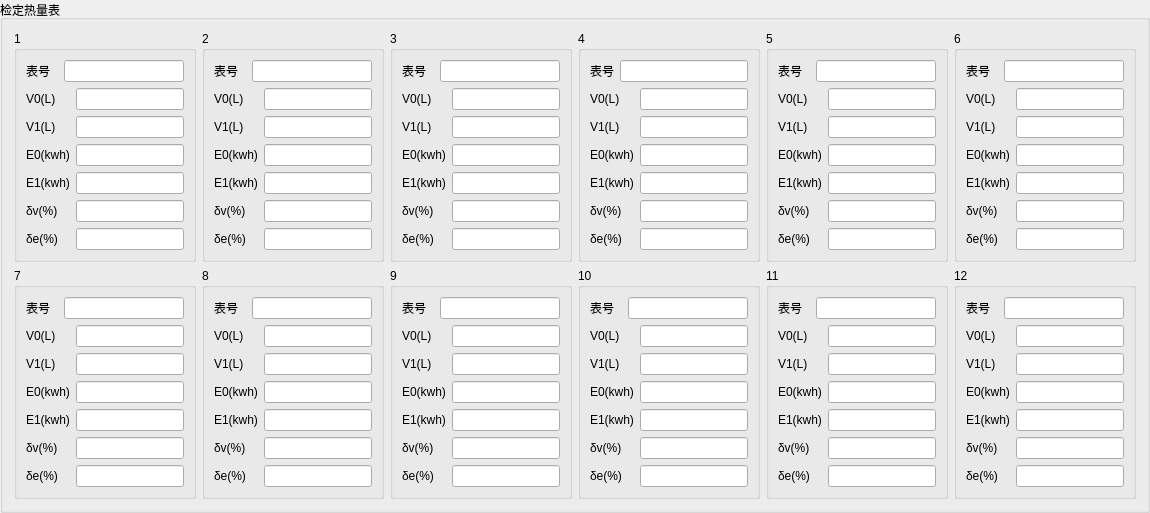
    <widget class="QGroupBox" name="groupBox_heatmeter">
     <property name="sizePolicy">
      <sizepolicy hsizetype="Expanding" vsizetype="Preferred">
       <horstretch>0</horstretch>
       <verstretch>0</verstretch>
      </sizepolicy>
     </property>
     <property name="title">
      <string>检定热量表</string>
     </property>
     <property name="flat">
      <bool>false</bool>
     </property>
     <layout class="QGridLayout" name="gridLayout_23">
      <item row="0" column="0">
       <widget class="QGroupBox" name="groupBox_9">
        <property name="title">
         <string>1</string>
        </property>
        <layout class="QGridLayout" name="gridLayout_7">
         <item row="0" column="0">
          <widget class="QLabel" name="label_25">
           <property name="sizePolicy">
            <sizepolicy hsizetype="Fixed" vsizetype="Preferred">
             <horstretch>0</horstretch>
             <verstretch>0</verstretch>
            </sizepolicy>
           </property>
           <property name="text">
            <string>表号</string>
           </property>
          </widget>
         </item>
         <item row="0" column="1" colspan="2">
          <widget class="QLineEdit" name="lineEdit_11"/>
         </item>
         <item row="1" column="0">
          <widget class="QLabel" name="label_26">
           <property name="text">
            <string>V0(L)</string>
           </property>
          </widget>
         </item>
         <item row="1" column="2">
          <widget class="QLineEdit" name="lineEdit_12"/>
         </item>
         <item row="2" column="0">
          <widget class="QLabel" name="label_27">
           <property name="text">
            <string>V1(L)</string>
           </property>
          </widget>
         </item>
         <item row="2" column="2">
          <widget class="QLineEdit" name="lineEdit_13"/>
         </item>
         <item row="3" column="0" colspan="2">
          <widget class="QLabel" name="label_28">
           <property name="text">
            <string>E0(kwh)</string>
           </property>
          </widget>
         </item>
         <item row="3" column="2">
          <widget class="QLineEdit" name="lineEdit_14"/>
         </item>
         <item row="4" column="0" colspan="2">
          <widget class="QLabel" name="label_29">
           <property name="text">
            <string>E1(kwh)</string>
           </property>
          </widget>
         </item>
         <item row="4" column="2">
          <widget class="QLineEdit" name="lineEdit_15"/>
         </item>
         <item row="5" column="0">
          <widget class="QLabel" name="label_31">
           <property name="text">
            <string>δv(%)</string>
           </property>
          </widget>
         </item>
         <item row="5" column="2">
          <widget class="QLineEdit" name="lineEdit_16"/>
         </item>
         <item row="6" column="0">
          <widget class="QLabel" name="label_32">
           <property name="text">
            <string>δe(%)</string>
           </property>
          </widget>
         </item>
         <item row="6" column="2">
          <widget class="QLineEdit" name="lineEdit_17"/>
         </item>
        </layout>
       </widget>
      </item>
      <item row="0" column="1">
       <widget class="QGroupBox" name="groupBox_10">
        <property name="title">
         <string>2</string>
        </property>
        <layout class="QGridLayout" name="gridLayout_12">
         <item row="0" column="0">
          <widget class="QLabel" name="label_30">
           <property name="sizePolicy">
            <sizepolicy hsizetype="Fixed" vsizetype="Preferred">
             <horstretch>0</horstretch>
             <verstretch>0</verstretch>
            </sizepolicy>
           </property>
           <property name="text">
            <string>表号</string>
           </property>
          </widget>
         </item>
         <item row="0" column="1" colspan="2">
          <widget class="QLineEdit" name="lineEdit_18"/>
         </item>
         <item row="1" column="0">
          <widget class="QLabel" name="label_33">
           <property name="text">
            <string>V0(L)</string>
           </property>
          </widget>
         </item>
         <item row="1" column="2">
          <widget class="QLineEdit" name="lineEdit_19"/>
         </item>
         <item row="2" column="0">
          <widget class="QLabel" name="label_34">
           <property name="text">
            <string>V1(L)</string>
           </property>
          </widget>
         </item>
         <item row="2" column="2">
          <widget class="QLineEdit" name="lineEdit_20"/>
         </item>
         <item row="3" column="0" colspan="2">
          <widget class="QLabel" name="label_35">
           <property name="text">
            <string>E0(kwh)</string>
           </property>
          </widget>
         </item>
         <item row="3" column="2">
          <widget class="QLineEdit" name="lineEdit_21"/>
         </item>
         <item row="4" column="0" colspan="2">
          <widget class="QLabel" name="label_36">
           <property name="text">
            <string>E1(kwh)</string>
           </property>
          </widget>
         </item>
         <item row="4" column="2">
          <widget class="QLineEdit" name="lineEdit_22"/>
         </item>
         <item row="5" column="0">
          <widget class="QLabel" name="label_37">
           <property name="text">
            <string>δv(%)</string>
           </property>
          </widget>
         </item>
         <item row="5" column="2">
          <widget class="QLineEdit" name="lineEdit_23"/>
         </item>
         <item row="6" column="0">
          <widget class="QLabel" name="label_38">
           <property name="text">
            <string>δe(%)</string>
           </property>
          </widget>
         </item>
         <item row="6" column="2">
          <widget class="QLineEdit" name="lineEdit_24"/>
         </item>
        </layout>
       </widget>
      </item>
      <item row="0" column="2">
       <widget class="QGroupBox" name="groupBox_11">
        <property name="title">
         <string>3</string>
        </property>
        <layout class="QGridLayout" name="gridLayout_13">
         <item row="0" column="0">
          <widget class="QLabel" name="label_39">
           <property name="sizePolicy">
            <sizepolicy hsizetype="Fixed" vsizetype="Preferred">
             <horstretch>0</horstretch>
             <verstretch>0</verstretch>
            </sizepolicy>
           </property>
           <property name="text">
            <string>表号</string>
           </property>
          </widget>
         </item>
         <item row="0" column="1" colspan="2">
          <widget class="QLineEdit" name="lineEdit_25"/>
         </item>
         <item row="1" column="0">
          <widget class="QLabel" name="label_40">
           <property name="text">
            <string>V0(L)</string>
           </property>
          </widget>
         </item>
         <item row="1" column="2">
          <widget class="QLineEdit" name="lineEdit_26"/>
         </item>
         <item row="2" column="0">
          <widget class="QLabel" name="label_41">
           <property name="text">
            <string>V1(L)</string>
           </property>
          </widget>
         </item>
         <item row="2" column="2">
          <widget class="QLineEdit" name="lineEdit_27"/>
         </item>
         <item row="3" column="0" colspan="2">
          <widget class="QLabel" name="label_42">
           <property name="text">
            <string>E0(kwh)</string>
           </property>
          </widget>
         </item>
         <item row="3" column="2">
          <widget class="QLineEdit" name="lineEdit_28"/>
         </item>
         <item row="4" column="0" colspan="2">
          <widget class="QLabel" name="label_43">
           <property name="text">
            <string>E1(kwh)</string>
           </property>
          </widget>
         </item>
         <item row="4" column="2">
          <widget class="QLineEdit" name="lineEdit_29"/>
         </item>
         <item row="5" column="0">
          <widget class="QLabel" name="label_44">
           <property name="text">
            <string>δv(%)</string>
           </property>
          </widget>
         </item>
         <item row="5" column="2">
          <widget class="QLineEdit" name="lineEdit_30"/>
         </item>
         <item row="6" column="0">
          <widget class="QLabel" name="label_45">
           <property name="text">
            <string>δe(%)</string>
           </property>
          </widget>
         </item>
         <item row="6" column="2">
          <widget class="QLineEdit" name="lineEdit_31"/>
         </item>
        </layout>
       </widget>
      </item>
      <item row="0" column="3">
       <widget class="QGroupBox" name="groupBox_12">
        <property name="title">
         <string>4</string>
        </property>
        <layout class="QGridLayout" name="gridLayout_14">
         <item row="0" column="0">
          <widget class="QLabel" name="label_46">
           <property name="sizePolicy">
            <sizepolicy hsizetype="Fixed" vsizetype="Preferred">
             <horstretch>0</horstretch>
             <verstretch>0</verstretch>
            </sizepolicy>
           </property>
           <property name="text">
            <string>表号</string>
           </property>
          </widget>
         </item>
         <item row="0" column="1" colspan="2">
          <widget class="QLineEdit" name="lineEdit_32"/>
         </item>
         <item row="1" column="0" colspan="2">
          <widget class="QLabel" name="label_47">
           <property name="text">
            <string>V0(L)</string>
           </property>
          </widget>
         </item>
         <item row="1" column="2">
          <widget class="QLineEdit" name="lineEdit_33"/>
         </item>
         <item row="2" column="0" colspan="2">
          <widget class="QLabel" name="label_48">
           <property name="text">
            <string>V1(L)</string>
           </property>
          </widget>
         </item>
         <item row="2" column="2">
          <widget class="QLineEdit" name="lineEdit_34"/>
         </item>
         <item row="3" column="0" colspan="2">
          <widget class="QLabel" name="label_49">
           <property name="text">
            <string>E0(kwh)</string>
           </property>
          </widget>
         </item>
         <item row="3" column="2">
          <widget class="QLineEdit" name="lineEdit_35"/>
         </item>
         <item row="4" column="0" colspan="2">
          <widget class="QLabel" name="label_50">
           <property name="text">
            <string>E1(kwh)</string>
           </property>
          </widget>
         </item>
         <item row="4" column="2">
          <widget class="QLineEdit" name="lineEdit_36"/>
         </item>
         <item row="5" column="0" colspan="2">
          <widget class="QLabel" name="label_51">
           <property name="text">
            <string>δv(%)</string>
           </property>
          </widget>
         </item>
         <item row="5" column="2">
          <widget class="QLineEdit" name="lineEdit_37"/>
         </item>
         <item row="6" column="0" colspan="2">
          <widget class="QLabel" name="label_52">
           <property name="text">
            <string>δe(%)</string>
           </property>
          </widget>
         </item>
         <item row="6" column="2">
          <widget class="QLineEdit" name="lineEdit_38"/>
         </item>
        </layout>
       </widget>
      </item>
      <item row="0" column="4">
       <widget class="QGroupBox" name="groupBox_13">
        <property name="title">
         <string>5</string>
        </property>
        <layout class="QGridLayout" name="gridLayout_15">
         <item row="0" column="0">
          <widget class="QLabel" name="label_53">
           <property name="sizePolicy">
            <sizepolicy hsizetype="Fixed" vsizetype="Preferred">
             <horstretch>0</horstretch>
             <verstretch>0</verstretch>
            </sizepolicy>
           </property>
           <property name="text">
            <string>表号</string>
           </property>
          </widget>
         </item>
         <item row="0" column="1" colspan="2">
          <widget class="QLineEdit" name="lineEdit_39"/>
         </item>
         <item row="1" column="0">
          <widget class="QLabel" name="label_54">
           <property name="text">
            <string>V0(L)</string>
           </property>
          </widget>
         </item>
         <item row="1" column="2">
          <widget class="QLineEdit" name="lineEdit_40"/>
         </item>
         <item row="2" column="0">
          <widget class="QLabel" name="label_55">
           <property name="text">
            <string>V1(L)</string>
           </property>
          </widget>
         </item>
         <item row="2" column="2">
          <widget class="QLineEdit" name="lineEdit_41"/>
         </item>
         <item row="3" column="0" colspan="2">
          <widget class="QLabel" name="label_56">
           <property name="text">
            <string>E0(kwh)</string>
           </property>
          </widget>
         </item>
         <item row="3" column="2">
          <widget class="QLineEdit" name="lineEdit_42"/>
         </item>
         <item row="4" column="0" colspan="2">
          <widget class="QLabel" name="label_57">
           <property name="text">
            <string>E1(kwh)</string>
           </property>
          </widget>
         </item>
         <item row="4" column="2">
          <widget class="QLineEdit" name="lineEdit_43"/>
         </item>
         <item row="5" column="0">
          <widget class="QLabel" name="label_58">
           <property name="text">
            <string>δv(%)</string>
           </property>
          </widget>
         </item>
         <item row="5" column="2">
          <widget class="QLineEdit" name="lineEdit_44"/>
         </item>
         <item row="6" column="0">
          <widget class="QLabel" name="label_59">
           <property name="text">
            <string>δe(%)</string>
           </property>
          </widget>
         </item>
         <item row="6" column="2">
          <widget class="QLineEdit" name="lineEdit_45"/>
         </item>
        </layout>
       </widget>
      </item>
      <item row="0" column="5">
       <widget class="QGroupBox" name="groupBox_14">
        <property name="sizePolicy">
         <sizepolicy hsizetype="Expanding" vsizetype="Preferred">
          <horstretch>0</horstretch>
          <verstretch>0</verstretch>
         </sizepolicy>
        </property>
        <property name="title">
         <string>6</string>
        </property>
        <layout class="QGridLayout" name="gridLayout_16">
         <item row="0" column="0">
          <widget class="QLabel" name="label_60">
           <property name="sizePolicy">
            <sizepolicy hsizetype="Fixed" vsizetype="Preferred">
             <horstretch>0</horstretch>
             <verstretch>0</verstretch>
            </sizepolicy>
           </property>
           <property name="text">
            <string>表号</string>
           </property>
          </widget>
         </item>
         <item row="0" column="1" colspan="2">
          <widget class="QLineEdit" name="lineEdit_46"/>
         </item>
         <item row="1" column="0">
          <widget class="QLabel" name="label_61">
           <property name="text">
            <string>V0(L)</string>
           </property>
          </widget>
         </item>
         <item row="1" column="2">
          <widget class="QLineEdit" name="lineEdit_47"/>
         </item>
         <item row="2" column="0">
          <widget class="QLabel" name="label_62">
           <property name="text">
            <string>V1(L)</string>
           </property>
          </widget>
         </item>
         <item row="2" column="2">
          <widget class="QLineEdit" name="lineEdit_48"/>
         </item>
         <item row="3" column="0" colspan="2">
          <widget class="QLabel" name="label_63">
           <property name="text">
            <string>E0(kwh)</string>
           </property>
          </widget>
         </item>
         <item row="3" column="2">
          <widget class="QLineEdit" name="lineEdit_49"/>
         </item>
         <item row="4" column="0" colspan="2">
          <widget class="QLabel" name="label_64">
           <property name="text">
            <string>E1(kwh)</string>
           </property>
          </widget>
         </item>
         <item row="4" column="2">
          <widget class="QLineEdit" name="lineEdit_50"/>
         </item>
         <item row="5" column="0">
          <widget class="QLabel" name="label_65">
           <property name="text">
            <string>δv(%)</string>
           </property>
          </widget>
         </item>
         <item row="5" column="2">
          <widget class="QLineEdit" name="lineEdit_51"/>
         </item>
         <item row="6" column="0">
          <widget class="QLabel" name="label_66">
           <property name="text">
            <string>δe(%)</string>
           </property>
          </widget>
         </item>
         <item row="6" column="2">
          <widget class="QLineEdit" name="lineEdit_52"/>
         </item>
        </layout>
       </widget>
      </item>
      <item row="1" column="0">
       <widget class="QGroupBox" name="groupBox_15">
        <property name="title">
         <string>7</string>
        </property>
        <layout class="QGridLayout" name="gridLayout_17">
         <item row="0" column="0">
          <widget class="QLabel" name="label_67">
           <property name="sizePolicy">
            <sizepolicy hsizetype="Fixed" vsizetype="Preferred">
             <horstretch>0</horstretch>
             <verstretch>0</verstretch>
            </sizepolicy>
           </property>
           <property name="text">
            <string>表号</string>
           </property>
          </widget>
         </item>
         <item row="0" column="1" colspan="2">
          <widget class="QLineEdit" name="lineEdit_53"/>
         </item>
         <item row="1" column="0">
          <widget class="QLabel" name="label_68">
           <property name="text">
            <string>V0(L)</string>
           </property>
          </widget>
         </item>
         <item row="1" column="2">
          <widget class="QLineEdit" name="lineEdit_54"/>
         </item>
         <item row="2" column="0">
          <widget class="QLabel" name="label_69">
           <property name="text">
            <string>V1(L)</string>
           </property>
          </widget>
         </item>
         <item row="2" column="2">
          <widget class="QLineEdit" name="lineEdit_55"/>
         </item>
         <item row="3" column="0" colspan="2">
          <widget class="QLabel" name="label_70">
           <property name="text">
            <string>E0(kwh)</string>
           </property>
          </widget>
         </item>
         <item row="3" column="2">
          <widget class="QLineEdit" name="lineEdit_56"/>
         </item>
         <item row="4" column="0" colspan="2">
          <widget class="QLabel" name="label_71">
           <property name="text">
            <string>E1(kwh)</string>
           </property>
          </widget>
         </item>
         <item row="4" column="2">
          <widget class="QLineEdit" name="lineEdit_57"/>
         </item>
         <item row="5" column="0">
          <widget class="QLabel" name="label_72">
           <property name="text">
            <string>δv(%)</string>
           </property>
          </widget>
         </item>
         <item row="5" column="2">
          <widget class="QLineEdit" name="lineEdit_58"/>
         </item>
         <item row="6" column="0">
          <widget class="QLabel" name="label_73">
           <property name="text">
            <string>δe(%)</string>
           </property>
          </widget>
         </item>
         <item row="6" column="2">
          <widget class="QLineEdit" name="lineEdit_59"/>
         </item>
        </layout>
       </widget>
      </item>
      <item row="1" column="1">
       <widget class="QGroupBox" name="groupBox_16">
        <property name="title">
         <string>8</string>
        </property>
        <layout class="QGridLayout" name="gridLayout_18">
         <item row="0" column="0">
          <widget class="QLabel" name="label_74">
           <property name="sizePolicy">
            <sizepolicy hsizetype="Fixed" vsizetype="Preferred">
             <horstretch>0</horstretch>
             <verstretch>0</verstretch>
            </sizepolicy>
           </property>
           <property name="text">
            <string>表号</string>
           </property>
          </widget>
         </item>
         <item row="0" column="1" colspan="2">
          <widget class="QLineEdit" name="lineEdit_60"/>
         </item>
         <item row="1" column="0">
          <widget class="QLabel" name="label_75">
           <property name="text">
            <string>V0(L)</string>
           </property>
          </widget>
         </item>
         <item row="1" column="2">
          <widget class="QLineEdit" name="lineEdit_61"/>
         </item>
         <item row="2" column="0">
          <widget class="QLabel" name="label_76">
           <property name="text">
            <string>V1(L)</string>
           </property>
          </widget>
         </item>
         <item row="2" column="2">
          <widget class="QLineEdit" name="lineEdit_62"/>
         </item>
         <item row="3" column="0" colspan="2">
          <widget class="QLabel" name="label_77">
           <property name="text">
            <string>E0(kwh)</string>
           </property>
          </widget>
         </item>
         <item row="3" column="2">
          <widget class="QLineEdit" name="lineEdit_63"/>
         </item>
         <item row="4" column="0" colspan="2">
          <widget class="QLabel" name="label_78">
           <property name="text">
            <string>E1(kwh)</string>
           </property>
          </widget>
         </item>
         <item row="4" column="2">
          <widget class="QLineEdit" name="lineEdit_64"/>
         </item>
         <item row="5" column="0">
          <widget class="QLabel" name="label_79">
           <property name="text">
            <string>δv(%)</string>
           </property>
          </widget>
         </item>
         <item row="5" column="2">
          <widget class="QLineEdit" name="lineEdit_65"/>
         </item>
         <item row="6" column="0">
          <widget class="QLabel" name="label_80">
           <property name="text">
            <string>δe(%)</string>
           </property>
          </widget>
         </item>
         <item row="6" column="2">
          <widget class="QLineEdit" name="lineEdit_66"/>
         </item>
        </layout>
       </widget>
      </item>
      <item row="1" column="2">
       <widget class="QGroupBox" name="groupBox_17">
        <property name="title">
         <string>9</string>
        </property>
        <layout class="QGridLayout" name="gridLayout_19">
         <item row="0" column="0">
          <widget class="QLabel" name="label_81">
           <property name="sizePolicy">
            <sizepolicy hsizetype="Fixed" vsizetype="Preferred">
             <horstretch>0</horstretch>
             <verstretch>0</verstretch>
            </sizepolicy>
           </property>
           <property name="text">
            <string>表号</string>
           </property>
          </widget>
         </item>
         <item row="0" column="1" colspan="2">
          <widget class="QLineEdit" name="lineEdit_67"/>
         </item>
         <item row="1" column="0">
          <widget class="QLabel" name="label_82">
           <property name="text">
            <string>V0(L)</string>
           </property>
          </widget>
         </item>
         <item row="1" column="2">
          <widget class="QLineEdit" name="lineEdit_68"/>
         </item>
         <item row="2" column="0">
          <widget class="QLabel" name="label_83">
           <property name="text">
            <string>V1(L)</string>
           </property>
          </widget>
         </item>
         <item row="2" column="2">
          <widget class="QLineEdit" name="lineEdit_69"/>
         </item>
         <item row="3" column="0" colspan="2">
          <widget class="QLabel" name="label_84">
           <property name="text">
            <string>E0(kwh)</string>
           </property>
          </widget>
         </item>
         <item row="3" column="2">
          <widget class="QLineEdit" name="lineEdit_70"/>
         </item>
         <item row="4" column="0" colspan="2">
          <widget class="QLabel" name="label_85">
           <property name="text">
            <string>E1(kwh)</string>
           </property>
          </widget>
         </item>
         <item row="4" column="2">
          <widget class="QLineEdit" name="lineEdit_71"/>
         </item>
         <item row="5" column="0">
          <widget class="QLabel" name="label_86">
           <property name="text">
            <string>δv(%)</string>
           </property>
          </widget>
         </item>
         <item row="5" column="2">
          <widget class="QLineEdit" name="lineEdit_72"/>
         </item>
         <item row="6" column="0">
          <widget class="QLabel" name="label_87">
           <property name="text">
            <string>δe(%)</string>
           </property>
          </widget>
         </item>
         <item row="6" column="2">
          <widget class="QLineEdit" name="lineEdit_73"/>
         </item>
        </layout>
       </widget>
      </item>
      <item row="1" column="3">
       <widget class="QGroupBox" name="groupBox_18">
        <property name="title">
         <string>10</string>
        </property>
        <layout class="QGridLayout" name="gridLayout_20">
         <item row="0" column="0">
          <widget class="QLabel" name="label_88">
           <property name="sizePolicy">
            <sizepolicy hsizetype="Fixed" vsizetype="Preferred">
             <horstretch>0</horstretch>
             <verstretch>0</verstretch>
            </sizepolicy>
           </property>
           <property name="text">
            <string>表号</string>
           </property>
          </widget>
         </item>
         <item row="0" column="1" colspan="2">
          <widget class="QLineEdit" name="lineEdit_74"/>
         </item>
         <item row="1" column="0">
          <widget class="QLabel" name="label_89">
           <property name="text">
            <string>V0(L)</string>
           </property>
          </widget>
         </item>
         <item row="1" column="2">
          <widget class="QLineEdit" name="lineEdit_75"/>
         </item>
         <item row="2" column="0">
          <widget class="QLabel" name="label_90">
           <property name="text">
            <string>V1(L)</string>
           </property>
          </widget>
         </item>
         <item row="2" column="2">
          <widget class="QLineEdit" name="lineEdit_76"/>
         </item>
         <item row="3" column="0" colspan="2">
          <widget class="QLabel" name="label_91">
           <property name="text">
            <string>E0(kwh)</string>
           </property>
          </widget>
         </item>
         <item row="3" column="2">
          <widget class="QLineEdit" name="lineEdit_77"/>
         </item>
         <item row="4" column="0" colspan="2">
          <widget class="QLabel" name="label_92">
           <property name="text">
            <string>E1(kwh)</string>
           </property>
          </widget>
         </item>
         <item row="4" column="2">
          <widget class="QLineEdit" name="lineEdit_78"/>
         </item>
         <item row="5" column="0">
          <widget class="QLabel" name="label_93">
           <property name="text">
            <string>δv(%)</string>
           </property>
          </widget>
         </item>
         <item row="5" column="2">
          <widget class="QLineEdit" name="lineEdit_79"/>
         </item>
         <item row="6" column="0">
          <widget class="QLabel" name="label_94">
           <property name="text">
            <string>δe(%)</string>
           </property>
          </widget>
         </item>
         <item row="6" column="2">
          <widget class="QLineEdit" name="lineEdit_80"/>
         </item>
        </layout>
       </widget>
      </item>
      <item row="1" column="4">
       <widget class="QGroupBox" name="groupBox_19">
        <property name="title">
         <string>11</string>
        </property>
        <layout class="QGridLayout" name="gridLayout_21">
         <item row="0" column="0">
          <widget class="QLabel" name="label_95">
           <property name="sizePolicy">
            <sizepolicy hsizetype="Fixed" vsizetype="Preferred">
             <horstretch>0</horstretch>
             <verstretch>0</verstretch>
            </sizepolicy>
           </property>
           <property name="text">
            <string>表号</string>
           </property>
          </widget>
         </item>
         <item row="0" column="1" colspan="2">
          <widget class="QLineEdit" name="lineEdit_81"/>
         </item>
         <item row="1" column="0">
          <widget class="QLabel" name="label_96">
           <property name="text">
            <string>V0(L)</string>
           </property>
          </widget>
         </item>
         <item row="1" column="2">
          <widget class="QLineEdit" name="lineEdit_82"/>
         </item>
         <item row="2" column="0">
          <widget class="QLabel" name="label_97">
           <property name="text">
            <string>V1(L)</string>
           </property>
          </widget>
         </item>
         <item row="2" column="2">
          <widget class="QLineEdit" name="lineEdit_83"/>
         </item>
         <item row="3" column="0" colspan="2">
          <widget class="QLabel" name="label_98">
           <property name="text">
            <string>E0(kwh)</string>
           </property>
          </widget>
         </item>
         <item row="3" column="2">
          <widget class="QLineEdit" name="lineEdit_84"/>
         </item>
         <item row="4" column="0" colspan="2">
          <widget class="QLabel" name="label_99">
           <property name="text">
            <string>E1(kwh)</string>
           </property>
          </widget>
         </item>
         <item row="4" column="2">
          <widget class="QLineEdit" name="lineEdit_85"/>
         </item>
         <item row="5" column="0">
          <widget class="QLabel" name="label_100">
           <property name="text">
            <string>δv(%)</string>
           </property>
          </widget>
         </item>
         <item row="5" column="2">
          <widget class="QLineEdit" name="lineEdit_86"/>
         </item>
         <item row="6" column="0">
          <widget class="QLabel" name="label_101">
           <property name="text">
            <string>δe(%)</string>
           </property>
          </widget>
         </item>
         <item row="6" column="2">
          <widget class="QLineEdit" name="lineEdit_87"/>
         </item>
        </layout>
       </widget>
      </item>
      <item row="1" column="5">
       <widget class="QGroupBox" name="groupBox_20">
        <property name="title">
         <string>12</string>
        </property>
        <layout class="QGridLayout" name="gridLayout_22">
         <item row="0" column="0">
          <widget class="QLabel" name="label_102">
           <property name="sizePolicy">
            <sizepolicy hsizetype="Fixed" vsizetype="Preferred">
             <horstretch>0</horstretch>
             <verstretch>0</verstretch>
            </sizepolicy>
           </property>
           <property name="text">
            <string>表号</string>
           </property>
          </widget>
         </item>
         <item row="0" column="1" colspan="2">
          <widget class="QLineEdit" name="lineEdit_88"/>
         </item>
         <item row="1" column="0">
          <widget class="QLabel" name="label_103">
           <property name="text">
            <string>V0(L)</string>
           </property>
          </widget>
         </item>
         <item row="1" column="2">
          <widget class="QLineEdit" name="lineEdit_89"/>
         </item>
         <item row="2" column="0">
          <widget class="QLabel" name="label_104">
           <property name="text">
            <string>V1(L)</string>
           </property>
          </widget>
         </item>
         <item row="2" column="2">
          <widget class="QLineEdit" name="lineEdit_90"/>
         </item>
         <item row="3" column="0" colspan="2">
          <widget class="QLabel" name="label_105">
           <property name="text">
            <string>E0(kwh)</string>
           </property>
          </widget>
         </item>
         <item row="3" column="2">
          <widget class="QLineEdit" name="lineEdit_91"/>
         </item>
         <item row="4" column="0" colspan="2">
          <widget class="QLabel" name="label_106">
           <property name="text">
            <string>E1(kwh)</string>
           </property>
          </widget>
         </item>
         <item row="4" column="2">
          <widget class="QLineEdit" name="lineEdit_92"/>
         </item>
         <item row="5" column="0">
          <widget class="QLabel" name="label_107">
           <property name="text">
            <string>δv(%)</string>
           </property>
          </widget>
         </item>
         <item row="5" column="2">
          <widget class="QLineEdit" name="lineEdit_93"/>
         </item>
         <item row="6" column="0">
          <widget class="QLabel" name="label_108">
           <property name="text">
            <string>δe(%)</string>
           </property>
          </widget>
         </item>
         <item row="6" column="2">
          <widget class="QLineEdit" name="lineEdit_94"/>
         </item>
        </layout>
       </widget>
      </item>
     </layout>
    </widget>
